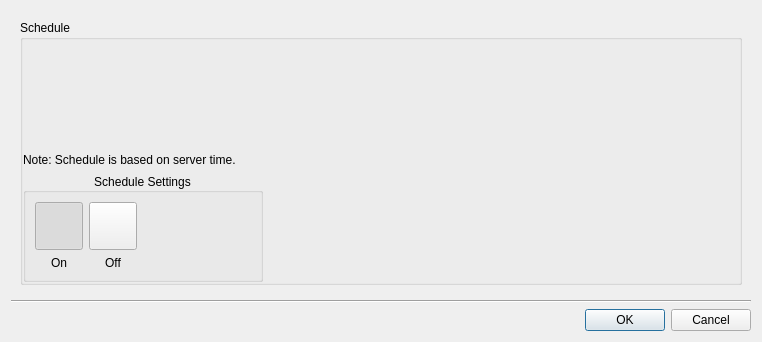
<?xml version="1.0" encoding="UTF-8"?>
<ui version="4.0">
 <class>WeekTimeScheduleDialog</class>
 <widget class="QDialog" name="WeekTimeScheduleDialog">
  <property name="geometry">
   <rect>
    <x>0</x>
    <y>0</y>
    <width>762</width>
    <height>342</height>
   </rect>
  </property>
  <property name="windowTitle">
   <string/>
  </property>
  <layout class="QVBoxLayout" name="verticalLayout_2">
   <item>
    <widget class="QWidget" name="widget" native="true">
     <layout class="QVBoxLayout" name="verticalLayout_4">
      <item>
       <widget class="QGroupBox" name="scheduleGridGroupBox">
        <property name="title">
         <string>Schedule</string>
        </property>
        <property name="flat">
         <bool>true</bool>
        </property>
        <layout class="QVBoxLayout" name="verticalLayout_7">
         <property name="leftMargin">
          <number>0</number>
         </property>
         <property name="topMargin">
          <number>6</number>
         </property>
         <property name="rightMargin">
          <number>6</number>
         </property>
         <property name="bottomMargin">
          <number>0</number>
         </property>
         <item>
          <widget class="nx::client::desktop::ScheduleGridWidget" name="gridWidget" native="true">
           <property name="enabled">
            <bool>true</bool>
           </property>
           <property name="sizePolicy">
            <sizepolicy hsizetype="Expanding" vsizetype="Expanding">
             <horstretch>0</horstretch>
             <verstretch>0</verstretch>
            </sizepolicy>
           </property>
          </widget>
         </item>
         <item>
          <widget class="QLabel" name="label_5">
           <property name="text">
            <string>Note: Schedule is based on server time.</string>
           </property>
           <property name="alignment">
            <set>Qt::AlignLeading|Qt::AlignLeft|Qt::AlignVCenter</set>
           </property>
          </widget>
         </item>
         <item>
          <widget class="QGroupBox" name="settingsGroupBox">
           <property name="sizePolicy">
            <sizepolicy hsizetype="Minimum" vsizetype="Preferred">
             <horstretch>0</horstretch>
             <verstretch>0</verstretch>
            </sizepolicy>
           </property>
           <property name="minimumSize">
            <size>
             <width>0</width>
             <height>0</height>
            </size>
           </property>
           <property name="maximumSize">
            <size>
             <width>240</width>
             <height>16777215</height>
            </size>
           </property>
           <property name="title">
            <string>Schedule Settings</string>
           </property>
           <property name="alignment">
            <set>Qt::AlignCenter</set>
           </property>
           <layout class="QHBoxLayout" name="horizontalLayout_2">
            <item>
             <layout class="QVBoxLayout" name="verticalLayout">
              <item>
               <widget class="QnCheckedButton" name="valueOnButton">
                <property name="minimumSize">
                 <size>
                  <width>48</width>
                  <height>48</height>
                 </size>
                </property>
                <property name="maximumSize">
                 <size>
                  <width>48</width>
                  <height>48</height>
                 </size>
                </property>
                <property name="text">
                 <string/>
                </property>
                <property name="iconSize">
                 <size>
                  <width>48</width>
                  <height>48</height>
                 </size>
                </property>
                <property name="checkable">
                 <bool>true</bool>
                </property>
                <property name="checked">
                 <bool>true</bool>
                </property>
                <property name="autoExclusive">
                 <bool>true</bool>
                </property>
                <property name="popupMode">
                 <enum>QToolButton::DelayedPopup</enum>
                </property>
                <property name="autoRaise">
                 <bool>false</bool>
                </property>
               </widget>
              </item>
              <item>
               <widget class="QLabel" name="label_4">
                <property name="minimumSize">
                 <size>
                  <width>0</width>
                  <height>0</height>
                 </size>
                </property>
                <property name="text">
                 <string>On</string>
                </property>
                <property name="textFormat">
                 <enum>Qt::AutoText</enum>
                </property>
                <property name="alignment">
                 <set>Qt::AlignCenter</set>
                </property>
                <property name="wordWrap">
                 <bool>true</bool>
                </property>
               </widget>
              </item>
             </layout>
            </item>
            <item>
             <layout class="QVBoxLayout" name="verticalLayout_3">
              <item>
               <widget class="QnCheckedButton" name="valueOffButton">
                <property name="minimumSize">
                 <size>
                  <width>48</width>
                  <height>48</height>
                 </size>
                </property>
                <property name="maximumSize">
                 <size>
                  <width>48</width>
                  <height>48</height>
                 </size>
                </property>
                <property name="text">
                 <string/>
                </property>
                <property name="iconSize">
                 <size>
                  <width>48</width>
                  <height>48</height>
                 </size>
                </property>
                <property name="checkable">
                 <bool>true</bool>
                </property>
                <property name="autoExclusive">
                 <bool>true</bool>
                </property>
                <property name="autoRaise">
                 <bool>false</bool>
                </property>
               </widget>
              </item>
              <item>
               <widget class="QLabel" name="label_8">
                <property name="text">
                 <string>Off</string>
                </property>
                <property name="alignment">
                 <set>Qt::AlignCenter</set>
                </property>
                <property name="wordWrap">
                 <bool>true</bool>
                </property>
               </widget>
              </item>
             </layout>
            </item>
            <item>
             <spacer name="horizontalSpacer_3">
              <property name="orientation">
               <enum>Qt::Horizontal</enum>
              </property>
              <property name="sizeHint" stdset="0">
               <size>
                <width>40</width>
                <height>20</height>
               </size>
              </property>
             </spacer>
            </item>
           </layout>
          </widget>
         </item>
        </layout>
       </widget>
      </item>
     </layout>
    </widget>
   </item>
   <item>
    <widget class="Line" name="line">
     <property name="orientation">
      <enum>Qt::Horizontal</enum>
     </property>
    </widget>
   </item>
   <item>
    <widget class="QDialogButtonBox" name="buttonBox">
     <property name="standardButtons">
      <set>QDialogButtonBox::Cancel|QDialogButtonBox::Ok</set>
     </property>
    </widget>
   </item>
  </layout>
 </widget>
 <customwidgets>
  <customwidget>
   <class>nx::client::desktop::ScheduleGridWidget</class>
   <extends>QWidget</extends>
   <header>nx/client/desktop/resource_properties/camera/widgets/schedule_grid_widget.h</header>
   <container>1</container>
  </customwidget>
  <customwidget>
   <class>QnCheckedButton</class>
   <extends>QToolButton</extends>
   <header>ui/widgets/common/checked_button.h</header>
  </customwidget>
 </customwidgets>
 <resources/>
 <connections/>
</ui>
